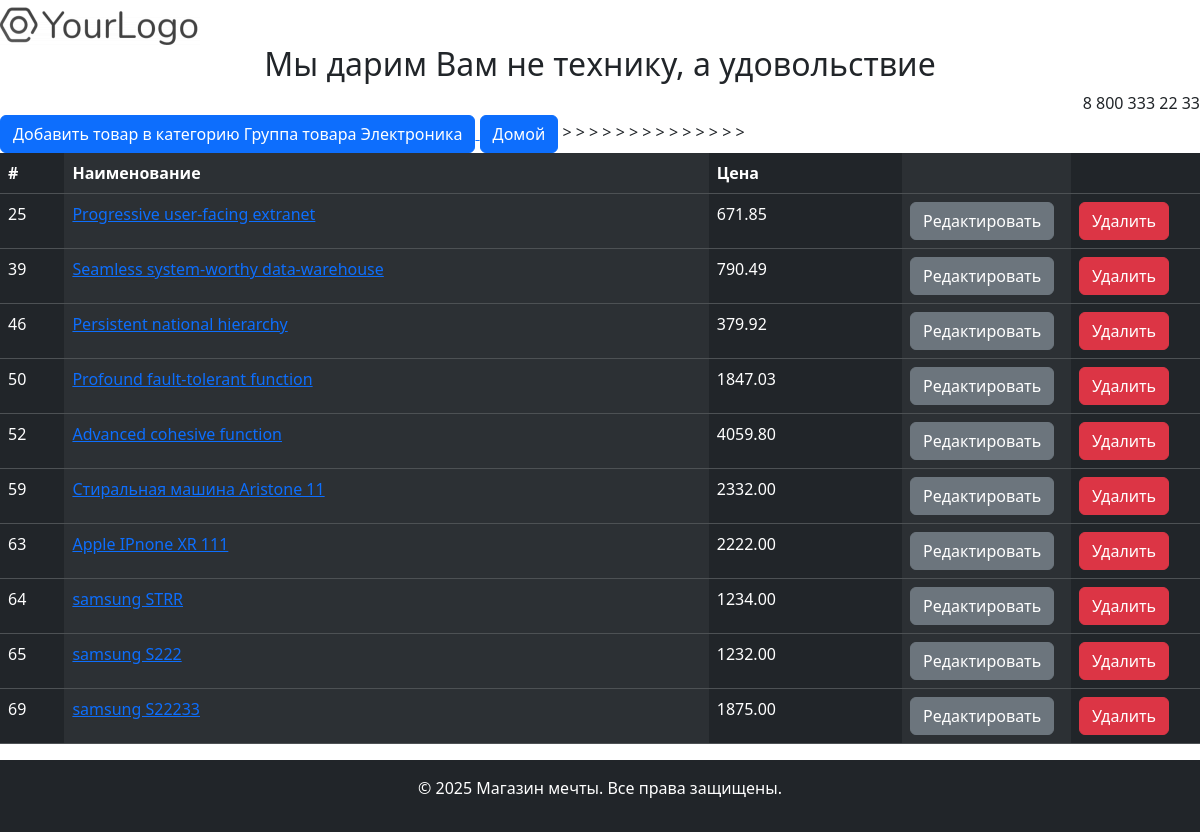
The app's page /products/3 with its own data.
### shop_store/models.py (models this page shows, shortened)
class Category(models.Model):
    name = models.CharField(max_length=50,validators=[MinLengthValidator(5)])
    description = models.TextField()
    def __str__(self):
        return f'Группа товара {self.name}'

class Product(models.Model):
    name = models.CharField( max_length=100,validators=[MinLengthValidator(5)])
    description = models.TextField()
    price = models.DecimalField(max_digits=10, decimal_places=2,validators=[MinValueValidator(10),MaxValueValidator(10000)])
    created_at = models.DateTimeField(auto_now_add=True)
    category = models.ForeignKey('Category', on_delete=models.CASCADE,related_name='category')

### shop_store/views.py (the view)
# urls.py: path('products/<int:category_id>', ProductListView.as_view(),name='products'),
class ProductListView(ListView):
    model = Product
    template_name = 'products.html'
    context_object_name = 'content'
    def get_queryset(self):
        category_id=self.kwargs['category_id']
        queryset = super().get_queryset()
        return queryset.filter(category_id=category_id)
    def get_context_data(self, **kwargs):
        category_id=self.kwargs['category_id']
        context = super().get_context_data(**kwargs)
        context['category_name'] = Category.objects.get(pk=category_id)
        context['category_id'] = category_id
        return context

### shop_store/templates/products.html (shortened to what this page needs)
{% load static %}
<!DOCTYPE html>
<html lang="en">
<head>
        {% include 'head.html' %}
</head>
<body>
    <header>
 	<div align="left">
                <img src="{% static 'image/logo.png' %}"  alt="My logo" loading="lazy">
    </div>
    <div  align="center" ><h2>Мы дарим Вам не технику, а удовольствие</h2></div>
    <div class="phone1 show_phone_icon" align="right">8 800 333 22 33</div>
    </header>
    <main>
            <a href="{% url 'product_add' category_id %}">  <button type="submit" class="btn btn-primary" > Добавить товар в категорию {{category_name}} </button> </a>
            <a href="{% url 'index' %}"> <button type="submit" class="btn btn-primary" > Домой </button></a>
        <table class="table table-dark table-striped-columns" width="400px">
                <tr>
                    <th width="5%">#</th>>
                    <th width="50%">Наименование</th>>
                    <th width="15%">Цена</th>>
                    <td width="10%"></td>
                    <td width="10%"></td>
                </tr>>
                {% for prod in content %}
                    <tr>
                         <td>   {{ prod.id }}</td>
                         <td>   <a href="{% url 'product' prod.id %}">   {{ prod.name }} </a> </td>
                         <td>   {{ prod.price }}</td>
                         <td>    <a href="{% url 'product_edit' prod.id %}" class="btn btm-sm btn-secondary">Редактировать</a></td>>
                         <td>    <a href="{% url 'product_delete' prod.id %}" class="btn btm-sm btn-danger">Удалить</a></td>
                {% endfor  %}
        </table>
    </main>
   <footer class="bg-dark text-white text-center py-3">
        {% include 'footer.html' %}
   </footer>
</body>
</html>

### shop_store/templates/head.html (shortened to what this page needs)
    <link href="https://cdn.jsdelivr.net/npm/bootstrap@5.3.8/dist/css/bootstrap.min.css" rel="stylesheet">
    <link href="https://getbootstrap.com/docs/5.3/assets/css/docs.css" rel="stylesheet">

### shop_store/templates/footer.html
<p>&copy; 2025 Магазин мечты. Все права защищены.</p>

### records on screen
Category: name "Группа товара Электроника"
Product: id "25", name "Progressive user-facing extranet", price "671.85"
Product: id "39", name "Seamless system-worthy data-warehouse", price "790.49"
Product: id "46", name "Persistent national hierarchy", price "379.92"
Product: id "50", name "Profound fault-tolerant function", price "1847.03"
Product: id "52", name "Advanced cohesive function", price "4059.80"
Product: id "59", name "Стиральная машина Aristone 11", price "2332.00"
Product: id "63", name "Apple IPnone XR 111", price "2222.00"
Product: id "64", name "samsung STRR", price "1234.00"
Product: id "65", name "samsung S222", price "1232.00"
Product: id "69", name "samsung S22233", price "1875.00"
